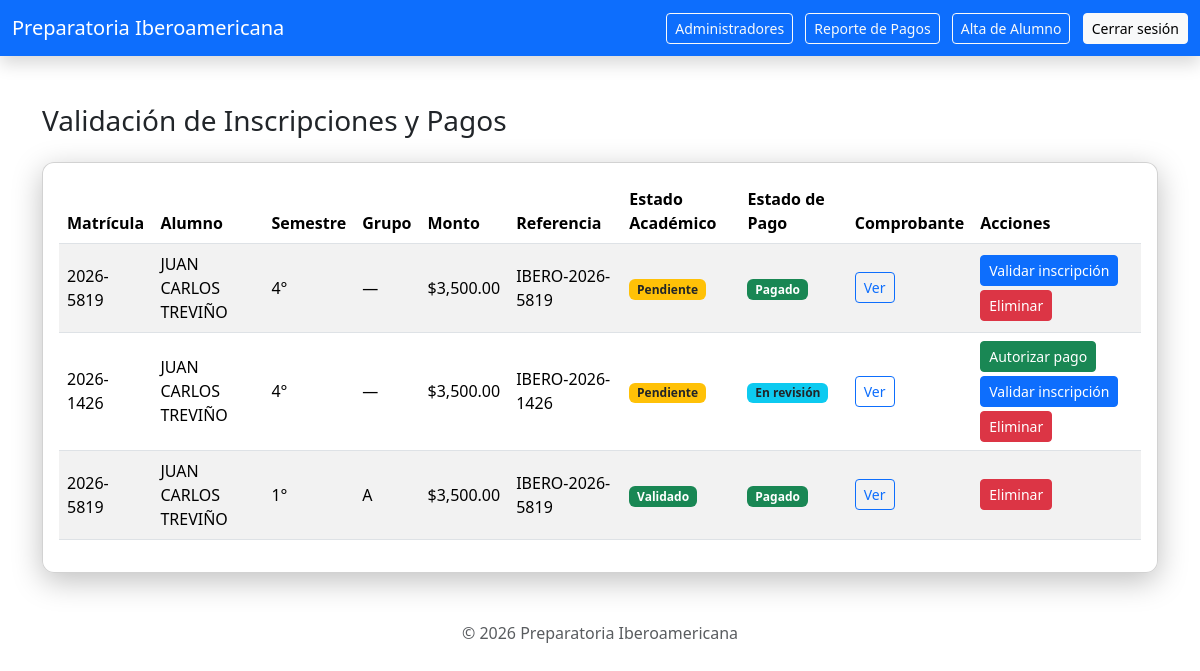
The page /admin/panel-admin.php (signed in) on the database its author committed.
### tables this page shows
CREATE TABLE `inscripciones` (
  `id` int(11) NOT NULL,
  `matricula` varchar(20) NOT NULL,
  `alumno` varchar(150) NOT NULL,
  `correo` varchar(100) NOT NULL,
  `telefono` varchar(15) NOT NULL,
  `semestre` varchar(10) NOT NULL,
  `turno` varchar(20) NOT NULL,
  `grupo` varchar(10) DEFAULT NULL,
  `monto` decimal(10,2) NOT NULL,
  `referencia` varchar(50) NOT NULL,
  `estado` enum('Pendiente','Validado','Rechazado') DEFAULT 'Pendiente',
  `fecha` timestamp NOT NULL DEFAULT current_timestamp(),
  `clave_pago` varchar(40) DEFAULT NULL,
  `estado_pago` enum('Pendiente','En revisión','Pagado') DEFAULT 'Pendiente',
  `fecha_pago` datetime DEFAULT NULL,
  `validado_por` int(11) DEFAULT NULL,
  `comprobante_pago` varchar(255) DEFAULT NULL
);

### admin/panel-admin.php (the view, shortened to what this page needs)
<?php
require_once __DIR__ . '/../config/db.php';
$sql = "SELECT * FROM inscripciones ORDER BY fecha DESC";
$result = $conn->query($sql);
?>
<!DOCTYPE html>
<html lang="es">
<head>
    <link href="https://cdn.jsdelivr.net/npm/bootstrap@5.3.2/dist/css/bootstrap.min.css" rel="stylesheet">
    <link rel="stylesheet" href="../css/style.css">
</head>
<body class="fondo-panel">
<nav class="navbar navbar-dark bg-primary shadow">
    <div class="container-fluid">
        <span class="navbar-brand">Preparatoria Iberoamericana</span>
        <div>
            <a href="admins.php" class="btn btn-outline-light btn-sm me-2">Administradores</a>
            <a href="reporte-pagos.php" class="btn btn-outline-light btn-sm me-2">Reporte de Pagos</a>
            <a href="alta-alumno.php" class="btn btn-outline-light btn-sm me-2">Alta de Alumno</a>
            <a href="../auth/logout.php" class="btn btn-light btn-sm">Cerrar sesión</a>
        </div>
    </div>
</nav>
<div class="container my-5">
    <h3 class="mb-4">Validación de Inscripciones y Pagos</h3>
    <div class="card">
        <div class="card-body table-responsive">
            <table class="table table-striped align-middle">
                <thead>
                    <tr>
                        <th>Matrícula</th>
                        <th>Alumno</th>
                        <th>Semestre</th>
                        <th>Grupo</th>
                        <th>Monto</th>
                        <th>Referencia</th>
                        <th>Estado Académico</th>
                        <th>Estado de Pago</th>
                        <th>Comprobante</th>
                        <th>Acciones</th>
                    </tr>
                </thead>
                <tbody>
                <?php if ($result && $result->num_rows > 0): ?>
                    <?php while ($row = $result->fetch_assoc()): ?>
                        <tr>
                            <td><?= htmlspecialchars($row['matricula']) ?></td>
                            <td><?= htmlspecialchars($row['alumno']) ?></td>
                            <td><?= htmlspecialchars($row['semestre']) ?></td>
                            <td><?= $row['grupo'] ? htmlspecialchars($row['grupo']) : '—' ?></td>
                            <td>$<?= number_format($row['monto'], 2) ?></td>
                            <td><?= htmlspecialchars($row['referencia']) ?></td>
                            <td>
                                <?php if ($row['estado'] === 'Validado'): ?>
                                    <span class="badge bg-success">Validado</span>
                                <?php elseif ($row['estado'] === 'Rechazado'): ?>
                                    <span class="badge bg-danger">Rechazado</span>
                                <?php else: ?>
                                    <span class="badge bg-warning text-dark">Pendiente</span>
                                <?php endif; ?>
                            </td>
                            <td>
                                <?php if ($row['estado_pago'] === 'Pagado'): ?>
                                    <span class="badge bg-success">Pagado</span>
                                <?php elseif ($row['estado_pago'] === 'En revisión'): ?>
                                    <span class="badge bg-info text-dark">En revisión</span>
                                <?php else: ?>
                                    <span class="badge bg-warning text-dark">Pendiente</span>
                                <?php endif; ?>
                            </td>
                            <td>
                                <?php if (!empty($row['comprobante_pago'])): ?>
                                    <a href="../<?= htmlspecialchars($row['comprobante_pago']) ?>"
                                       target="_blank"
                                       class="btn btn-sm btn-outline-primary">
                                        Ver
                                    </a>
                                <?php else: ?>
                                    —
                                <?php endif; ?>
                            </td>
                            <td>
                                <?php if ($row['estado_pago'] === 'En revisión'): ?>
                                    <a href="autorizar-pago.php?id=<?= (int)$row['id'] ?>"
                                       class="btn btn-success btn-sm mb-1"
                                       onclick="return confirm('¿Autorizar este pago?');">
                                        Autorizar pago
                                    </a>
                                <?php endif; ?>
                                <?php if ($row['estado'] === 'Pendiente'): ?>
                                    <a href="../auth/validar.php?id=<?= (int)$row['id'] ?>"
                                       class="btn btn-primary btn-sm mb-1">
                                        Validar inscripción
                                    </a>
                                <?php endif; ?>
                                <form action="eliminar-inscripcion.php"
                                      method="POST"
                                      style="display:inline;"
                                      onsubmit="return confirm('¿Seguro que deseas eliminar esta inscripción?');">
                                    <button type="submit" class="btn btn-danger btn-sm">
                                        Eliminar
                                    </button>
                                </form>
                            </td>
                        </tr>
                    <?php endwhile; ?>
                <?php else: ?>
                    <tr>
                        <td colspan="10" class="text-center">No hay registros.</td>
                    </tr>
                <?php endif; ?>
                </tbody>
            </table>
        </div>
    </div>
</div>
<p class="text-center mt-3 mb-0 text-muted">
    © 2026 Preparatoria Iberoamericana
</p>
</body>
</html>

### css/style.css (style rules this page uses)
.card { background: rgba(255, 255, 255, 0.95); border-radius: 12px; box-shadow: 0 8px 30px rgba(0,0,0,0.25); }

### rows shown on the page
inscripciones: matricula "2026-5819", alumno "JUAN CARLOS TREVIÑO", semestre "4°", monto "3,500.00", referencia "IBERO-2026-5819", estado "Pendiente", estado_pago "Pagado"
inscripciones: matricula "2026-1426", alumno "JUAN CARLOS TREVIÑO", semestre "4°", monto "3,500.00", referencia "IBERO-2026-1426", estado "Pendiente", estado_pago "En revisión"
inscripciones: matricula "2026-5819", alumno "JUAN CARLOS TREVIÑO", semestre "1°", grupo "A", monto "3,500.00", referencia "IBERO-2026-5819", estado "Validado", estado_pago "Pagado"
